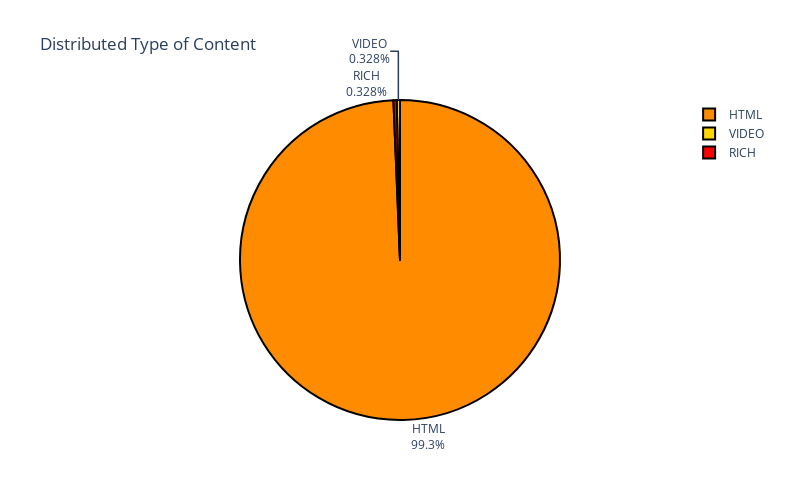

The notebook cell saved with this chart:
### Code cell
pie_chart = go.Figure()
aLabels = articlesDF['contentType'].value_counts().index
aValues = articlesDF['contentType'].value_counts().values
pie_chart.add_trace(go.Pie(labels=aLabels,values=aValues))
pie_chart.update_traces(textposition='outside', textinfo='percent+label',\
                               marker=dict(colors=['darkorange','gold','red'], line=dict(color='#000000', width=2)))
pie_chart.update_layout(height=500, width=800, title_text="Distributed Type of Content")
pie_chart.show()

### Figure 1 — Plotly figure (JSON) as saved in the notebook; plotly's stock layout.template omitted (floating-point values rounded to 4 significant figures)
{"data": [{"labels": ["HTML", "VIDEO", "RICH"], "marker": {"colors": ["darkorange", "gold", "red"], "line": {"color": "#000000", "width": 2}}, "textinfo": "percent+label", "textposition": "outside", "type": "pie", "values": [3027, 10, 10]}], "layout": {"height": 500, "title": {"text": "Distributed Type of Content"}, "width": 800}}
